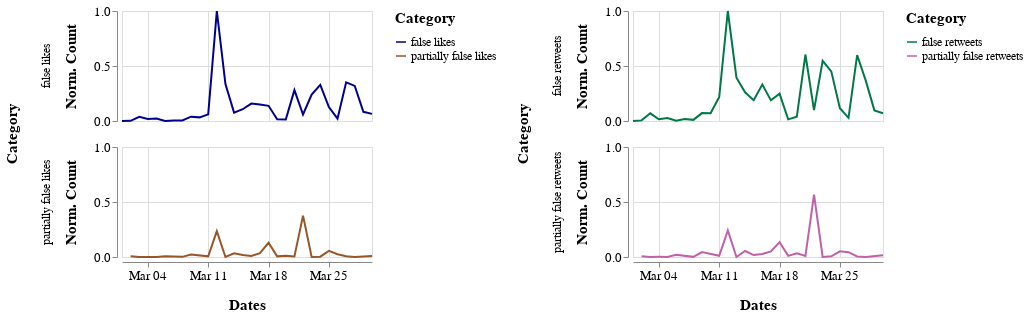

The notebook cell saved with this chart:
### Markdown cell above
## March 2020

### Code cell
alt.hconcat(c1_mar, c2_mar).resolve_scale(color='independent').configure_axis(
    labelFontSize=13,
    titleFontSize=15,
    titlePadding=15
).configure_legend(
    titleFontSize=15,
    titlePadding= 10,
    labelFontSize=12
).configure_header(
    titleFontSize=15,
    labelFontSize=12
)

### Figure 1 — Vega-Lite specification as saved in the notebook (floating-point values rounded to 4 significant figures)
{"config": {"view": {"continuousWidth": 400, "continuousHeight": 300}, "axis": {"labelFontSize": 13, "titleFontSize": 15, "titlePadding": 15}, "header": {"labelFontSize": 12, "titleFontSize": 15}, "legend": {"labelFontSize": 12, "titleFontSize": 15, "titlePadding": 10}}, "hconcat": [{"data": {"name": "data-6dc3fb4e2fc04c99ea1f51202de53092"}, "mark": "line", "encoding": {"color": {"type": "nominal", "field": "Category", "scale": {"range": ["#000090", "#985629"]}}, "row": {"type": "nominal", "field": "Category"}, "x": {"type": "temporal", "field": "Dates", "timeUnit": "monthdate", "title": "Dates"}, "y": {"type": "quantitative", "field": "Likes", "title": "Norm. Count"}}, "height": 110, "width": 250}, {"data": {"name": "data-f447c5a940659948ac1af45dff3aea3f"}, "mark": "line", "encoding": {"color": {"type": "nominal", "field": "Category", "scale": {"range": ["#007848", "#C060A8"]}}, "row": {"type": "nominal", "field": "Category"}, "x": {"type": "temporal", "field": "Dates", "timeUnit": "monthdate", "title": "Dates"}, "y": {"type": "quantitative", "field": "Retweets", "title": "Norm. Count"}}, "height": 110, "width": 250}], "resolve": {"scale": {"color": "independent"}}, "$schema": "https://vega.github.io/schema/vega-lite/v4.8.1.json", "datasets": {"data-6dc3fb4e2fc04c99ea1f51202de53092": [{"Dates": "2020-03-04T00:00:00", "Likes": 0.0005505, "Category": "partially false likes"}, {"Dates": "2020-03-11T00:00:00", "Likes": 0.06049, "Category": "false likes"}, {"Dates": "2020-03-24T00:00:00", "Likes": 0.3287, "Category": "false likes"}, {"Dates": "2020-03-26T00:00:00", "Likes": 0.02074, "Category": "false likes"}, {"Dates": "2020-03-27T00:00:00", "Likes": 0.00786, "Category": "partially false likes"}, {"Dates": "2020-03-15T00:00:00", "Likes": 0.107, "Category": "false likes"}, {"Dates": "2020-03-20T00:00:00", "Likes": 0.01316, "Category": "false likes"}, {"Dates": "2020-03-23T00:00:00", "Likes": 0.2407, "Category": "false likes"}, {"Dates": "2020-03-27T00:00:00", "Likes": 0.3514, "Category": "false likes"}, {"Dates": "2020-03-05T00:00:00", "Likes": 0.02263, "Category": "false likes"}, {"Dates": "2020-03-06T00:00:00", "Likes": 0.001146, "Category": "false likes"}, {"Dates": "2020-03-18T00:00:00", "Likes": 0.1381, "Category": "false likes"}, {"Dates": "2020-03-22T00:00:00", "Likes": 0.05892, "Category": "false likes"}, {"Dates": "2020-03-28T00:00:00", "Likes": 0.3188, "Category": "false likes"}, {"Dates": "2020-03-07T00:00:00", "Likes": 0.004829, "Category": "false likes"}, {"Dates": "2020-03-14T00:00:00", "Likes": 0.07668, "Category": "false likes"}, {"Dates": "2020-03-16T00:00:00", "Likes": 0.1581, "Category": "false likes"}, {"Dates": "2020-03-19T00:00:00", "Likes": 0.01555, "Category": "false likes"}, {"Dates": "2020-03-22T00:00:00", "Likes": 0.3765, "Category": "partially false likes"}, {"Dates": "2020-03-30T00:00:00", "Likes": 0.009501, "Category": "partially false likes"}, {"Dates": "2020-03-30T00:00:00", "Likes": 0.06461, "Category": "false likes"}, {"Dates": "2020-03-21T00:00:00", "Likes": 0.2807, "Category": "false likes"}, {"Dates": "2020-03-23T00:00:00", "Likes": 0.0005997, "Category": "partially false likes"}, {"Dates": "2020-03-02T00:00:00", "Likes": 0.001502, "Category": "false likes"}, {"Dates": "2020-03-03T00:00:00", "Likes": 0.03858, "Category": "false likes"}, {"Dates": "2020-03-17T00:00:00", "Likes": 0.1491, "Category": "false likes"}, {"Dates": "2020-03-20T00:00:00", "Likes": 0.01183, "Category": "partially false likes"}, {"Dates": "2020-03-21T00:00:00", "Likes": 0.004171, "Category": "partially false likes"}, {"Dates": "2020-03-25T00:00:00", "Likes": 0.1263, "Category": "false likes"}, {"Dates": "2020-03-28T00:00:00", "Likes": 0.0004265, "Category": "partially false likes"}, {"Dates": "2020-03-29T00:00:00", "Likes": 0.08352, "Category": "false likes"}, {"Dates": "2020-03-12T00:00:00", "Likes": 1.0, "Category": "false likes"}, {"Dates": "2020-03-18T00:00:00", "Likes": 0.129, "Category": "partially false likes"}, {"Dates": "2020-03-09T00:00:00", "Likes": 0.03917, "Category": "false likes"}, {"Dates": "2020-03-13T00:00:00", "Likes": 0.3356, "Category": "false likes"}, {"Dates": "2020-03-19T00:00:00", "Likes": 0.006019, "Category": "partially false likes"}, {"Dates": "2020-03-01T00:00:00", "Likes": 0.0, "Category": "false likes"}, {"Dates": "2020-03-08T00:00:00", "Likes": 0.004245, "Category": "false likes"}, {"Dates": "2020-03-16T00:00:00", "Likes": 0.009243, "Category": "partially false likes"}, {"Dates": "2020-03-24T00:00:00", "Likes": 0.00284, "Category": "partially false likes"}, {"Dates": "2020-03-26T00:00:00", "Likes": 0.02525, "Category": "partially false likes"}, {"Dates": "2020-03-12T00:00:00", "Likes": 0.2344, "Category": "partially false likes"}, {"Dates": "2020-03-14T00:00:00", "Likes": 0.03364, "Category": "partially false likes"}, {"Dates": "2020-03-25T00:00:00", "Likes": 0.05601, "Category": "partially false likes"}, {"Dates": "2020-03-08T00:00:00", "Likes": 0.001246, "Category": "partially false likes"}, {"Dates": "2020-03-09T00:00:00", "Likes": 0.02305, "Category": "partially false likes"}, {"Dates": "2020-03-13T00:00:00", "Likes": 0.0003199, "Category": "partially false likes"}, {"Dates": "2020-03-15T00:00:00", "Likes": 0.01779, "Category": "partially false likes"}, {"Dates": "2020-03-04T00:00:00", "Likes": 0.01829, "Category": "false likes"}, {"Dates": "2020-03-06T00:00:00", "Likes": 0.007471, "Category": "partially false likes"}, {"Dates": "2020-03-10T00:00:00", "Likes": 0.033, "Category": "false likes"}, {"Dates": "2020-03-11T00:00:00", "Likes": 0.006064, "Category": "partially false likes"}, {"Dates": "2020-03-17T00:00:00", "Likes": 0.03411, "Category": "partially false likes"}, {"Dates": "2020-03-03T00:00:00", "Likes": 0.0002834, "Category": "partially false likes"}, {"Dates": "2020-03-05T00:00:00", "Likes": 0.0006425, "Category": "partially false likes"}, {"Dates": "2020-03-02T00:00:00", "Likes": 0.006534, "Category": "partially false likes"}], "data-f447c5a940659948ac1af45dff3aea3f": [{"Dates": "2020-03-04T00:00:00", "Retweets": 0.001226, "Category": "partially false retweets"}, {"Dates": "2020-03-11T00:00:00", "Retweets": 0.2175, "Category": "false retweets"}, {"Dates": "2020-03-24T00:00:00", "Retweets": 0.4514, "Category": "false retweets"}, {"Dates": "2020-03-26T00:00:00", "Retweets": 0.02911, "Category": "false retweets"}, {"Dates": "2020-03-27T00:00:00", "Retweets": 0.005076, "Category": "partially false retweets"}, {"Dates": "2020-03-15T00:00:00", "Retweets": 0.1898, "Category": "false retweets"}, {"Dates": "2020-03-20T00:00:00", "Retweets": 0.03793, "Category": "false retweets"}, {"Dates": "2020-03-23T00:00:00", "Retweets": 0.5468, "Category": "false retweets"}, {"Dates": "2020-03-27T00:00:00", "Retweets": 0.5999, "Category": "false retweets"}, {"Dates": "2020-03-05T00:00:00", "Retweets": 0.02745, "Category": "false retweets"}, {"Dates": "2020-03-06T00:00:00", "Retweets": 0.003447, "Category": "false retweets"}, {"Dates": "2020-03-18T00:00:00", "Retweets": 0.2485, "Category": "false retweets"}, {"Dates": "2020-03-22T00:00:00", "Retweets": 0.09913, "Category": "false retweets"}, {"Dates": "2020-03-28T00:00:00", "Retweets": 0.3669, "Category": "false retweets"}, {"Dates": "2020-03-07T00:00:00", "Retweets": 0.01765, "Category": "false retweets"}, {"Dates": "2020-03-14T00:00:00", "Retweets": 0.2609, "Category": "false retweets"}, {"Dates": "2020-03-16T00:00:00", "Retweets": 0.3321, "Category": "false retweets"}, {"Dates": "2020-03-19T00:00:00", "Retweets": 0.01502, "Category": "false retweets"}, {"Dates": "2020-03-22T00:00:00", "Retweets": 0.5677, "Category": "partially false retweets"}, {"Dates": "2020-03-30T00:00:00", "Retweets": 0.01584, "Category": "partially false retweets"}, {"Dates": "2020-03-30T00:00:00", "Retweets": 0.07079, "Category": "false retweets"}, {"Dates": "2020-03-21T00:00:00", "Retweets": 0.6044, "Category": "false retweets"}, {"Dates": "2020-03-23T00:00:00", "Retweets": 0.0007002, "Category": "partially false retweets"}, {"Dates": "2020-03-02T00:00:00", "Retweets": 0.005527, "Category": "false retweets"}, {"Dates": "2020-03-03T00:00:00", "Retweets": 0.06973, "Category": "false retweets"}, {"Dates": "2020-03-17T00:00:00", "Retweets": 0.1877, "Category": "false retweets"}, {"Dates": "2020-03-20T00:00:00", "Retweets": 0.03304, "Category": "partially false retweets"}, {"Dates": "2020-03-21T00:00:00", "Retweets": 0.008631, "Category": "partially false retweets"}, {"Dates": "2020-03-25T00:00:00", "Retweets": 0.1164, "Category": "false retweets"}, {"Dates": "2020-03-28T00:00:00", "Retweets": 0.0008163, "Category": "partially false retweets"}, {"Dates": "2020-03-29T00:00:00", "Retweets": 0.09678, "Category": "false retweets"}, {"Dates": "2020-03-12T00:00:00", "Retweets": 1.0, "Category": "false retweets"}, {"Dates": "2020-03-18T00:00:00", "Retweets": 0.1349, "Category": "partially false retweets"}, {"Dates": "2020-03-09T00:00:00", "Retweets": 0.07189, "Category": "false retweets"}, {"Dates": "2020-03-13T00:00:00", "Retweets": 0.3942, "Category": "false retweets"}, {"Dates": "2020-03-19T00:00:00", "Retweets": 0.01019, "Category": "partially false retweets"}, {"Dates": "2020-03-01T00:00:00", "Retweets": 0.0, "Category": "false retweets"}, {"Dates": "2020-03-08T00:00:00", "Retweets": 0.0105, "Category": "false retweets"}, {"Dates": "2020-03-16T00:00:00", "Retweets": 0.02808, "Category": "partially false retweets"}, {"Dates": "2020-03-24T00:00:00", "Retweets": 0.00636, "Category": "partially false retweets"}, {"Dates": "2020-03-26T00:00:00", "Retweets": 0.04357, "Category": "partially false retweets"}, {"Dates": "2020-03-12T00:00:00", "Retweets": 0.2414, "Category": "partially false retweets"}, {"Dates": "2020-03-14T00:00:00", "Retweets": 0.05442, "Category": "partially false retweets"}, {"Dates": "2020-03-25T00:00:00", "Retweets": 0.052, "Category": "partially false retweets"}, {"Dates": "2020-03-08T00:00:00", "Retweets": 0.001396, "Category": "partially false retweets"}, {"Dates": "2020-03-09T00:00:00", "Retweets": 0.04412, "Category": "partially false retweets"}, {"Dates": "2020-03-13T00:00:00", "Retweets": 0.0003978, "Category": "partially false retweets"}, {"Dates": "2020-03-15T00:00:00", "Retweets": 0.01735, "Category": "partially false retweets"}, {"Dates": "2020-03-04T00:00:00", "Retweets": 0.01527, "Category": "false retweets"}, {"Dates": "2020-03-06T00:00:00", "Retweets": 0.0199, "Category": "partially false retweets"}, {"Dates": "2020-03-10T00:00:00", "Retweets": 0.07092, "Category": "false retweets"}, {"Dates": "2020-03-11T00:00:00", "Retweets": 0.01045, "Category": "partially false retweets"}, {"Dates": "2020-03-17T00:00:00", "Retweets": 0.05133, "Category": "partially false retweets"}, {"Dates": "2020-03-03T00:00:00", "Retweets": 0.0001989, "Category": "partially false retweets"}, {"Dates": "2020-03-05T00:00:00", "Retweets": 0.0008453, "Category": "partially false retweets"}, {"Dates": "2020-03-02T00:00:00", "Retweets": 0.007686, "Category": "partially false retweets"}]}}
